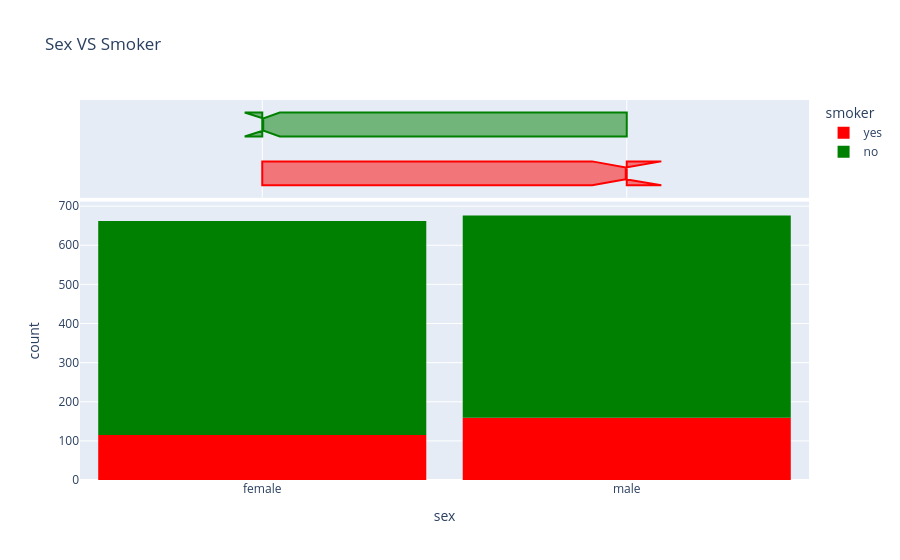

The cell this chart's notebook holds for it:
### Code cell
fig = px.histogram(medical_data, 
                   x='sex',
                   marginal='box',
                   color='smoker',
                   color_discrete_sequence=['red', 'green'],
                   title='Sex VS Smoker')
fig.update_layout(bargap=0.1)
fig.show()

### Figure 1 — Plotly figure (JSON) as saved in the notebook; plotly's stock layout.template omitted (floating-point values rounded to 4 significant figures; data arrays with more than 128 entries replaced by an {"elided": "..."} marker saying what was removed)
{"data": [{"bingroup": "x", "hovertemplate": "smoker=yes<br>sex=%{x}<br>count=%{y}<extra></extra>", "legendgroup": "yes", "marker": {"color": "red", "pattern": {"shape": ""}}, "name": "yes", "orientation": "v", "showlegend": true, "type": "histogram", "x": {"elided": "274 str values"}, "xaxis": "x", "yaxis": "y"}, {"hovertemplate": "smoker=yes<br>sex=%{x}<extra></extra>", "legendgroup": "yes", "marker": {"color": "red"}, "name": "yes", "notched": true, "showlegend": false, "type": "box", "x": {"elided": "274 str values"}, "xaxis": "x2", "yaxis": "y2"}, {"bingroup": "x", "hovertemplate": "smoker=no<br>sex=%{x}<br>count=%{y}<extra></extra>", "legendgroup": "no", "marker": {"color": "green", "pattern": {"shape": ""}}, "name": "no", "orientation": "v", "showlegend": true, "type": "histogram", "x": {"elided": "1064 str values"}, "xaxis": "x", "yaxis": "y"}, {"hovertemplate": "smoker=no<br>sex=%{x}<extra></extra>", "legendgroup": "no", "marker": {"color": "green"}, "name": "no", "notched": true, "showlegend": false, "type": "box", "x": {"elided": "1064 str values"}, "xaxis": "x2", "yaxis": "y2"}], "layout": {"bargap": 0.1, "barmode": "relative", "legend": {"title": {"text": "smoker"}, "tracegroupgap": 0}, "title": {"text": "Sex VS Smoker"}, "xaxis": {"anchor": "y", "domain": [0, 1], "title": {"text": "sex"}}, "xaxis2": {"anchor": "y2", "domain": [0, 1], "matches": "x", "showgrid": true, "showticklabels": false}, "yaxis": {"anchor": "x", "domain": [0, 0.7326], "title": {"text": "count"}}, "yaxis2": {"anchor": "x2", "domain": [0.7426, 1], "matches": "y2", "showgrid": false, "showline": false, "showticklabels": false, "ticks": ""}}}
